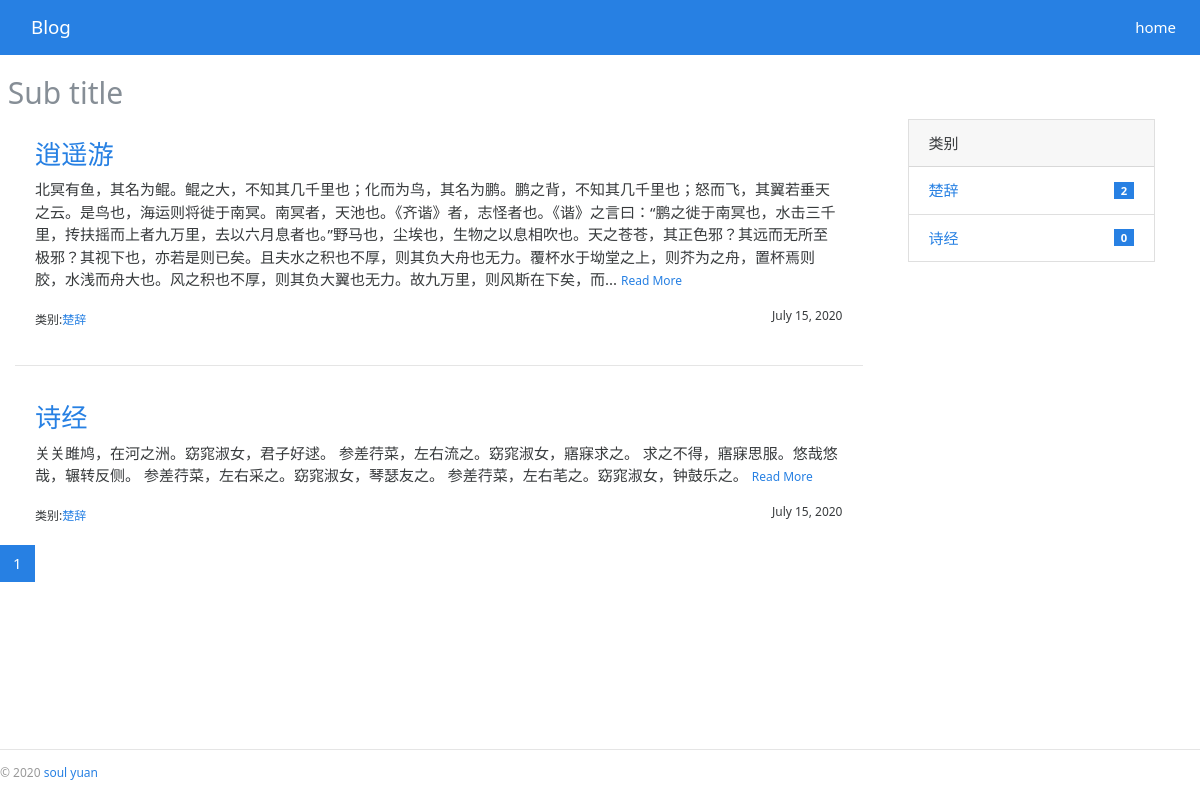
The app's page /, older data.
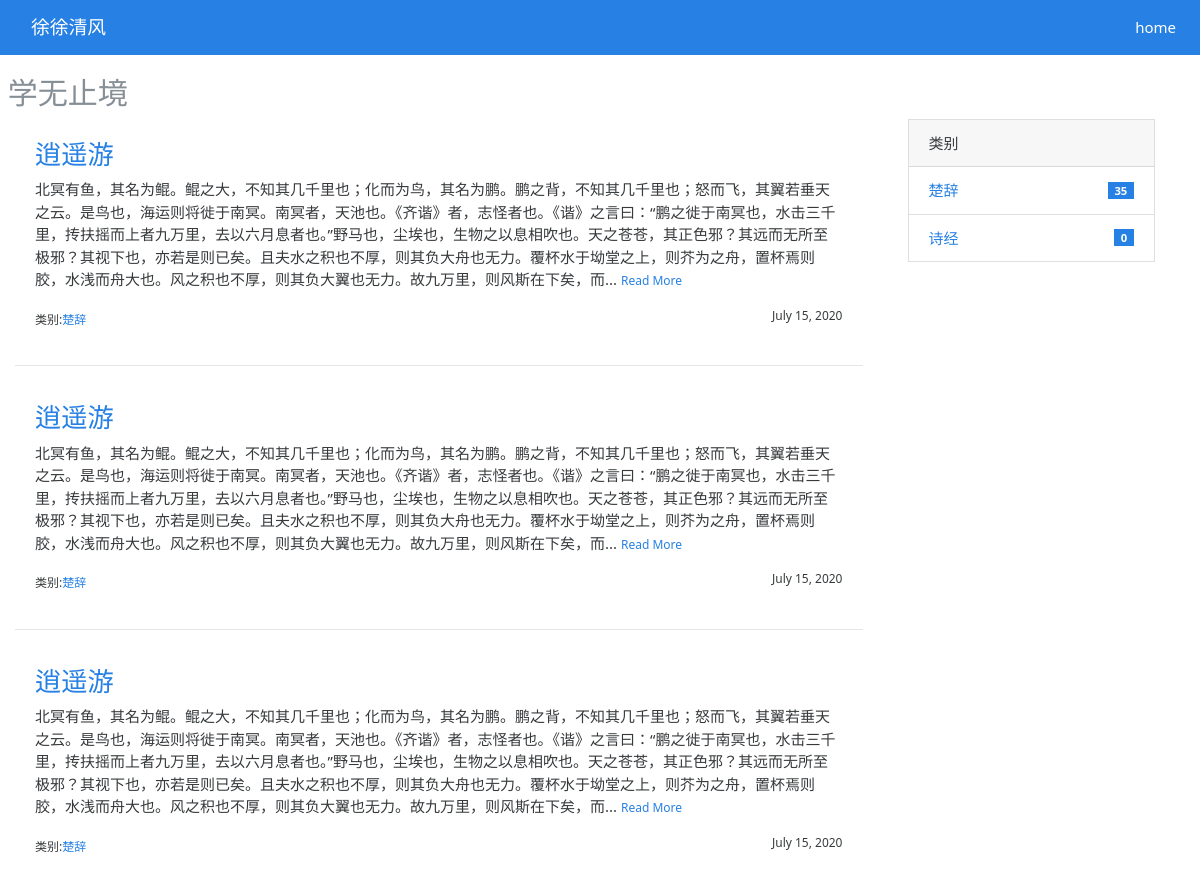
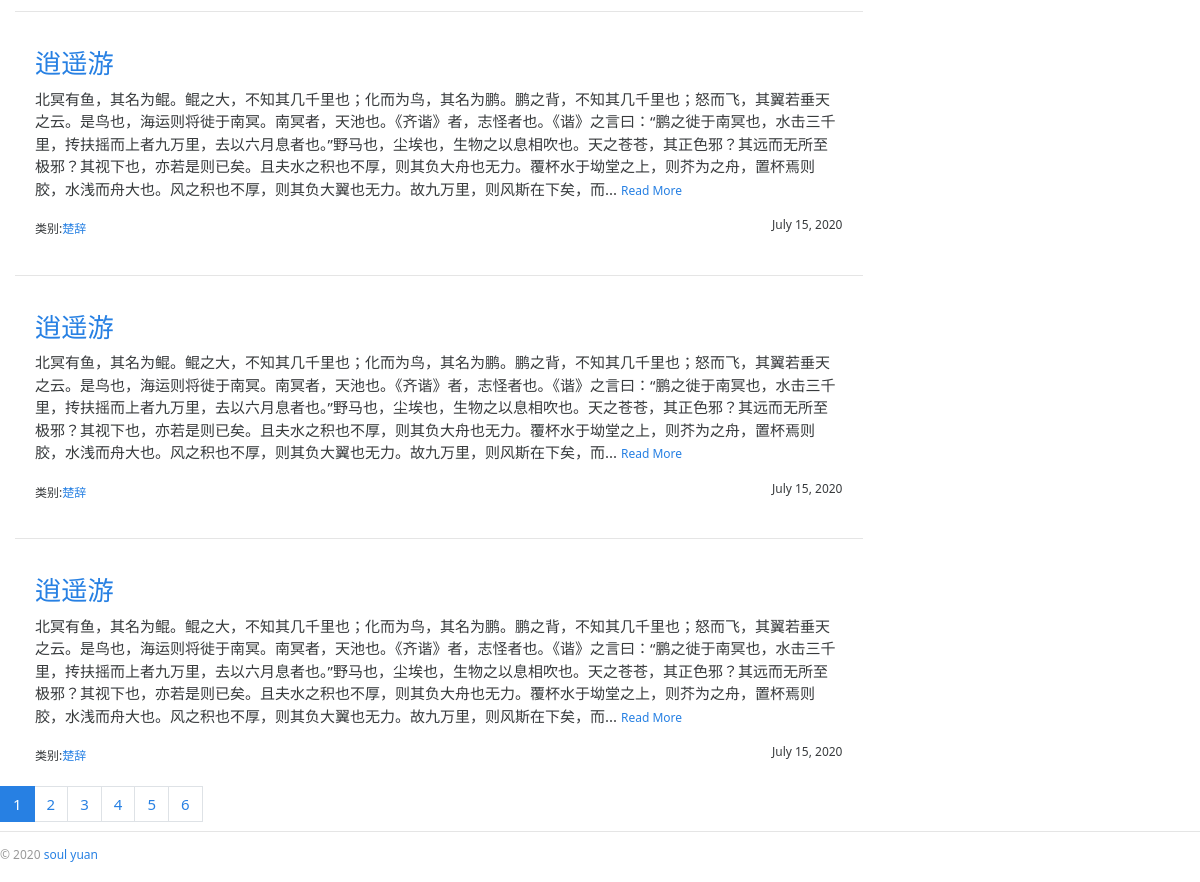
The same page, newer data (2 pictures, top to bottom).
### blog/models.py (models this page shows, shortened)
class User(db.Model):
    id = db.Column(db.Integer, primary_key=True)
    username = db.Column(db.String(20), unique=True)
    password_hash = db.Column(db.String(128))
    blog_title = db.Column(db.String(60))
    blog_sub_title = db.Column(db.String(100))
    name = db.Column(db.String(30))
    about = db.Column(db.Text)

class Post(db.Model):
    id = db.Column(db.Integer, primary_key=True)
    title = db.Column(db.String(60))
    body = db.Column(db.Text)
    timestamp = db.Column(db.DateTime, default=datetime.utcnow(), index=True)
    can_comment = db.Column(db.Boolean, default=True)
    category_id = db.Column(db.Integer, db.ForeignKey("category.id"))
    category = db.relationship("Category", back_populates="posts")
    comments = db.relationship("Comment", back_populates="post", cascade="all, delete-orphan")

class Category(db.Model):
    id = db.Column(db.Integer, primary_key=True)
    name = db.Column(db.String(30))
    posts = db.relationship("Post", back_populates="category")

### blog/blueprints/blog.py (the view)
@blog_bp.route("/")
def index():
    page = request.args.get("page", 1, type=int)
    per_page = current_app.config['BLOG_POST_PER_PAGE']
    pagination = Post.query.order_by(Post.timestamp.desc()).paginate(page, per_page=per_page)
    return render_template("blog/index.html", posts=pagination.items, pagination=pagination)

### blog/__init__.py (called while the page is built)
def register_template_context(app):
    @app.context_processor
    def make_template_context():
        user = User.query.first()
        categories = Category.query.order_by(Category.name).all()
        return dict(
            user=user, categories=categories,
        )

### blog/templates/blog/index.html (shortened to what this page needs)
{% extends "base.html" %}
{% from "bootstrap/pagination.html" import render_pager %}
{% from "macros.html" import page_pagination %}
{% block content %}
    <div>
        <h2 class="text-muted">&nbsp;{{user.blog_sub_title|default("subTitle")}}</h2>
    </div>
    <div class="col-sm row">
        <div class="col-sm-9 page-item">
            {% include "blog/_posts.html" %}
        </div>
        <div class="col-sm-3 sidebar">
            {% include "blog/_sidebar.html" %}
        </div>
    </div>
    {% if posts %}
        {{page_pagination(pagination)}}
    {% endif %}
{% endblock %}

### blog/templates/base.html (shortened to what this page needs)
<!DOCTYPE html>
<html style="height: 100%">
    <head>
        {% block head %}
        <link rel="stylesheet" href="{{url_for('static', filename='css/%s.min.css' % request.cookies.get('theme', 'perfect_blue'))}}" type="text/css">
        <link rel="stylesheet" href="{{url_for('static', filename='css/style.css')}}" type="text/css">
        {% endblock head%}
        {% from "macros.html" import nav_link %}
    </head>
    <body style="min-height:100%; position:relative;">
        {% block nav %}
        <nav class="navbar navbar-expand-lg navbar-dark bg-primary">
            <div class="container">
                <a class="navbar-brand" href="/">{{user.blog_title}}</a>
            </div>
            <div class="collapse navbar-collapse" id="blogTabs">
                <ul class="navbar-nav mr-auto">
                    {{nav_link('blog.index', 'home')}}
                </ul>
            </div>
        </nav>
    {% endblock nav %}
    <main style="padding-bottom: 60px">
        {% block content %}
        {% endblock %}
    </main>
    <footer style="position: absolute; width: 100%; height: 10px; bottom: 0px;">
        {% block footer %}
            <small> &copy; 2020 <a href="https://github.com/soulYuan" title="Written by soulYuan">soul yuan</a></small>
        {% endblock %}
    </footer>
    </body>
</html>

### blog/templates/blog/_posts.html
{% block content %}
    {% if posts %}
        {% for post in posts %}
            <div class="card-body">
                <h3 class="text-primary"><a href="{{url_for('.show_post', post_id=post.id)}}">{{post.title}}</a></h3>
                <p>
                    {{post.body|striptags|truncate}}
                    <small><a href="{{url_for('.show_post', post_id=post.id)}}">Read More</a></small>
                </p>
                <small>
                    类别:<a href="{{url_for('.show_category', category_id=post.category.id)}}">{{post.category.name}}</a>
                    <span class="float-right">{{moment(post.timestamp).format('LL')}}</span>
                </small>
            </div>
            {% if not loop.last %}
                <hr>
            {% endif %}
        {% endfor %}
    {% else %}
        <div class="tip">
            <h5>No Posts yet.</h5>
        </div>
    {% endif %}
{% endblock %}

### blog/templates/blog/_sidebar.html
{% if categories %}
    <div class="card mb-3">
        <div class="card-header">类别</div>
        <ul class="list-group list-group-flush">
            {% for category in categories %}
                <li class="list-group-item  list-group-item-action d-flex justify-content-between align-items-center">
                    <a href="{{ url_for('blog.show_category', category_id=category.id) }}">
                        {{ category.name }}
                    </a>
                    <span class="badge badge-primary badge-pill"> {{ category.posts|length }}</span>
                </li>
            {% endfor %}
        </ul>
    </div>
{% endif %}

Row changes from the older to the newer data that the page shows:
no longer on this page (row unchanged): Post: title "诗经", body "关关雎鸠，在河之洲。窈窕淑女，君子好逑。 参差荇菜，左右流之。窈窕淑女，寤寐求之。 求之不得，寤寐思服。悠哉悠哉，辗转反侧。 参差荇菜，左右采之。窈窕淑女，琴瑟友之。 参差荇菜，左右芼之。窈窕淑女，钟鼓乐之。", category.name "楚辞", timestamp "July 15, 2020"
changed User: blog_title "Blog" → "徐徐清风"; blog_sub_title "Sub title" → "学无止境"
added Post: title "逍遥游", body "北冥有鱼，其名为鲲。鲲之大，不知其几千里也；化而为鸟，其名为鹏。鹏之背，不知其几千里也；怒而飞，其翼若垂天之云。是鸟也，海运则将徙于南冥。南冥者，天池也。《齐谐》者，志怪者也。《谐》之言曰：“鹏之徙于南冥也，水击三千里，抟扶摇而上者九万里，去以六月息者也。”野马也，尘埃也，生物之以息相吹也。天之苍苍，其正色邪？其远而无所至极邪？其视下也，亦若是则已矣。且夫水之积也不厚，则其负大舟也无力。覆杯水于坳堂之上，则芥为之舟，置杯焉则胶，水浅而舟大也。风之积也不厚，则其负大翼也无力。故九万里，则风斯在下矣，而...", category.name "楚辞", timestamp "July 15, 2020"
added Post: title "逍遥游", body "北冥有鱼，其名为鲲。鲲之大，不知其几千里也；化而为鸟，其名为鹏。鹏之背，不知其几千里也；怒而飞，其翼若垂天之云。是鸟也，海运则将徙于南冥。南冥者，天池也。《齐谐》者，志怪者也。《谐》之言曰：“鹏之徙于南冥也，水击三千里，抟扶摇而上者九万里，去以六月息者也。”野马也，尘埃也，生物之以息相吹也。天之苍苍，其正色邪？其远而无所至极邪？其视下也，亦若是则已矣。且夫水之积也不厚，则其负大舟也无力。覆杯水于坳堂之上，则芥为之舟，置杯焉则胶，水浅而舟大也。风之积也不厚，则其负大翼也无力。故九万里，则风斯在下矣，而...", category.name "楚辞", timestamp "July 15, 2020"
added Post: title "逍遥游", body "北冥有鱼，其名为鲲。鲲之大，不知其几千里也；化而为鸟，其名为鹏。鹏之背，不知其几千里也；怒而飞，其翼若垂天之云。是鸟也，海运则将徙于南冥。南冥者，天池也。《齐谐》者，志怪者也。《谐》之言曰：“鹏之徙于南冥也，水击三千里，抟扶摇而上者九万里，去以六月息者也。”野马也，尘埃也，生物之以息相吹也。天之苍苍，其正色邪？其远而无所至极邪？其视下也，亦若是则已矣。且夫水之积也不厚，则其负大舟也无力。覆杯水于坳堂之上，则芥为之舟，置杯焉则胶，水浅而舟大也。风之积也不厚，则其负大翼也无力。故九万里，则风斯在下矣，而...", category.name "楚辞", timestamp "July 15, 2020"
added Post: title "逍遥游", body "北冥有鱼，其名为鲲。鲲之大，不知其几千里也；化而为鸟，其名为鹏。鹏之背，不知其几千里也；怒而飞，其翼若垂天之云。是鸟也，海运则将徙于南冥。南冥者，天池也。《齐谐》者，志怪者也。《谐》之言曰：“鹏之徙于南冥也，水击三千里，抟扶摇而上者九万里，去以六月息者也。”野马也，尘埃也，生物之以息相吹也。天之苍苍，其正色邪？其远而无所至极邪？其视下也，亦若是则已矣。且夫水之积也不厚，则其负大舟也无力。覆杯水于坳堂之上，则芥为之舟，置杯焉则胶，水浅而舟大也。风之积也不厚，则其负大翼也无力。故九万里，则风斯在下矣，而...", category.name "楚辞", timestamp "July 15, 2020"
added Post: title "逍遥游", body "北冥有鱼，其名为鲲。鲲之大，不知其几千里也；化而为鸟，其名为鹏。鹏之背，不知其几千里也；怒而飞，其翼若垂天之云。是鸟也，海运则将徙于南冥。南冥者，天池也。《齐谐》者，志怪者也。《谐》之言曰：“鹏之徙于南冥也，水击三千里，抟扶摇而上者九万里，去以六月息者也。”野马也，尘埃也，生物之以息相吹也。天之苍苍，其正色邪？其远而无所至极邪？其视下也，亦若是则已矣。且夫水之积也不厚，则其负大舟也无力。覆杯水于坳堂之上，则芥为之舟，置杯焉则胶，水浅而舟大也。风之积也不厚，则其负大翼也无力。故九万里，则风斯在下矣，而...", category.name "楚辞", timestamp "July 15, 2020"
computed for Category "楚辞": posts|length "2" → "35"
Text that changed along with them:
new list line: "2"
new list line: "3"
new list line: "4"
new list line: "5"
new list line: "6"
